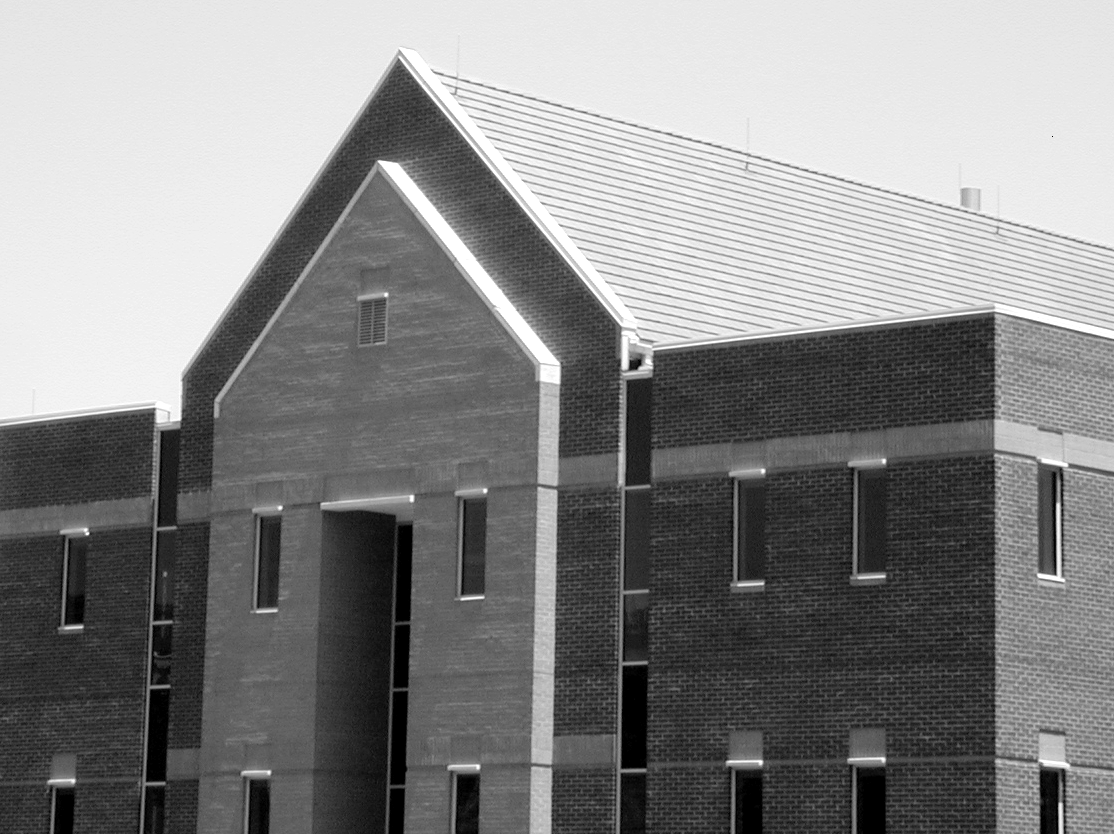
#> input picture Edge detectn.bmp, 1114 x 834 px, found by its file name
$ jupyter execute Exp1.ipynb   (shell and % lines are left out)
#> lines starting #> are read from the running program, lines starting #| are printed output that depends on the picture; after the words box and inside, x2 and y2 are one past the last pixel; in counts of white or black regions, pixels touching at a corner belong together
[cell 1]
import cv2
import numpy as np
import matplotlib.pyplot as plt

[cell 2]
img = cv2.imread('Images/Edge detectn.bmp',cv2.IMREAD_GRAYSCALE)
#> img is the input picture: shape (834, 1114); min 0, max 255, mean 133.3
print(img.shape)
#| (834, 1114)

[cell 3]
plt.figure(figsize = (10,5))
plt.title("Original Image")
plt.axis("off")
plt.imshow(img,cmap = 'gray')
plt.show()

[cell 4]
image_resized = cv2.resize(img,(128,128))
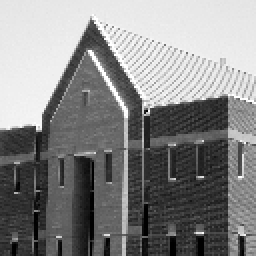
#> image_resized: shape (128, 128) (shown 2 times larger); min 0, max 255, mean 133.4
plt.figure(figsize = (10,5))
plt.title("Resized Image 128*128")
plt.axis("off")
plt.imshow(image_resized,cmap = 'gray')
plt.show()

[cell 5]
hist = cv2.calcHist([img],channels = [0],mask =None,histSize=[256],ranges = [0,256])
#> hist = 256 values, max 60842 at index 232, min 0 at index 1, mean 3629.2
plt.figure(figsize = (12,5))
plt.title("Histogram of the Image")
plt.xlabel("Pixel value")
plt.ylabel("Frequency")
plt.axis("on")
plt.plot(hist)
plt.show()
#> figure, not shown here; curve peaks at x = 232, y = 60842

[cell 6]
# rotating the image
rotated_image90 = cv2.rotate(img,cv2.ROTATE_90_CLOCKWISE)
rotated_image90_counter = cv2.rotate(img,cv2.ROTATE_90_COUNTERCLOCKWISE)
rotated_image180 = cv2.rotate(img,cv2.ROTATE_180)
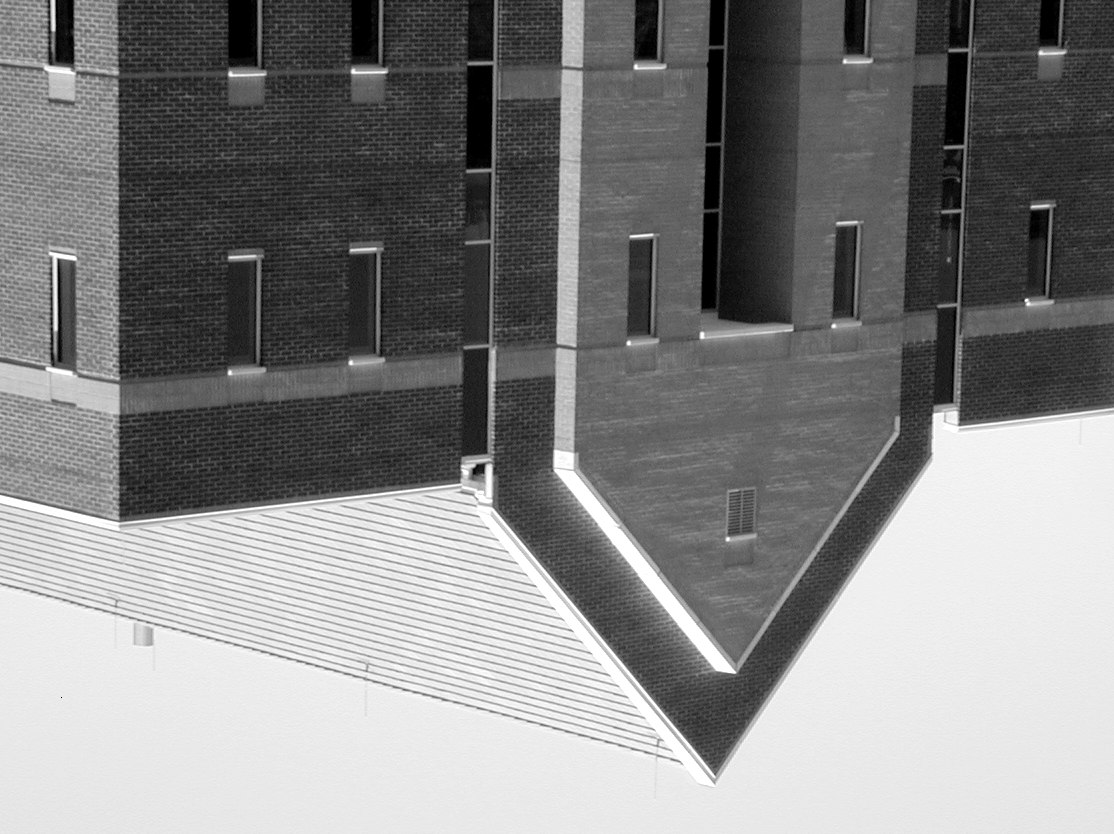
#> rotated_image180: shape (834, 1114); min 0, max 255, mean 133.3
plt.figure(figsize = (12,5))
plt.subplot(1,4,1)
plt.title("90 Clockwise")
plt.axis("off")
plt.imshow(rotated_image90,cmap = 'gray')

plt.subplot(1,4,2)
plt.title("90 Counter Clockwise")
plt.axis("off")
plt.imshow(rotated_image90_counter,cmap = 'gray')

plt.subplot(1,4,3)
plt.title("180 Rotated")
plt.axis("off")
plt.imshow(rotated_image180,cmap = 'gray')


plt.subplot(1,4,4)
plt.title("Original Image")
plt.axis("off")
plt.imshow(img,cmap = 'gray')
plt.show()

[cell 7]
# Thresholding of the Image
_,threshold_image = cv2.threshold(img,128,255,cv2.THRESH_BINARY)
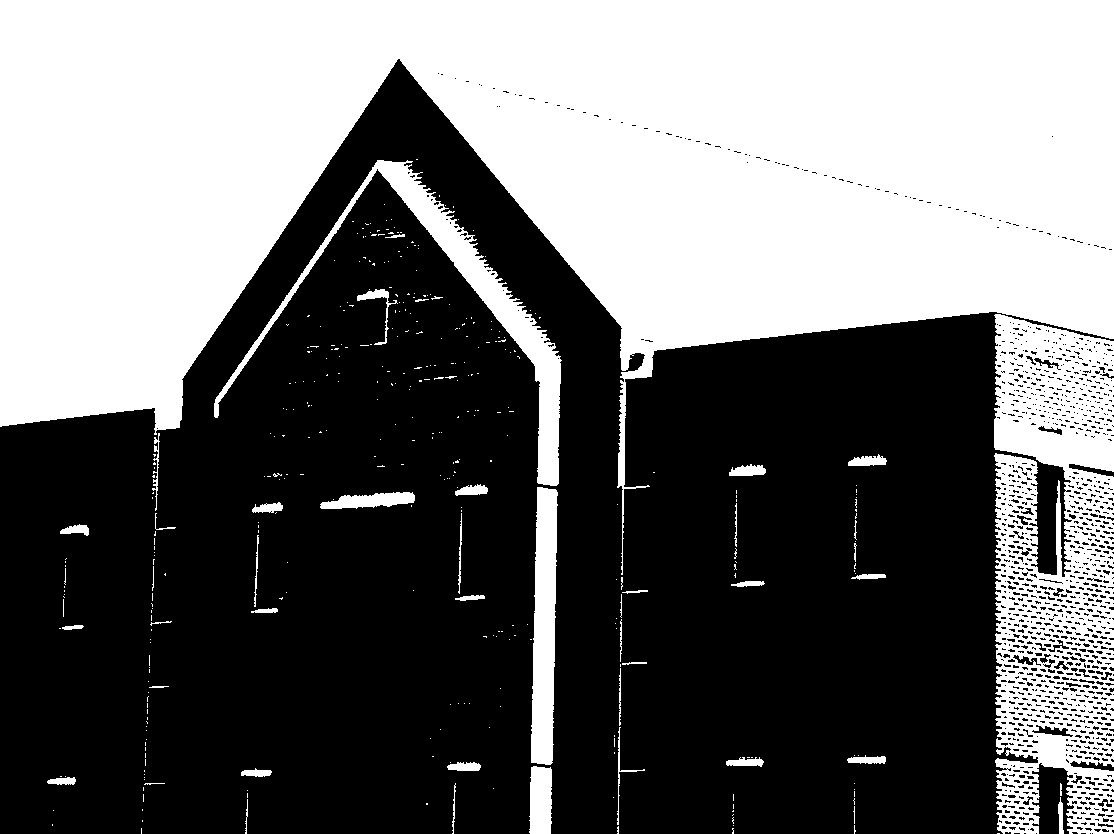
#> threshold_image: shape (834, 1114); 43.2% white; 380 white regions (334 under 20 px), largest, box (x1, y1, x2, y2) and area: (0, 0, 1114, 575) 331441, (994, 314, 1114, 834) 44187, (214, 160, 562, 486) 11040
plt.subplot(1,2,1)
plt.title("Original Image")
plt.axis("off")
plt.imshow(img,cmap = 'gray')

plt.subplot(1,2,2)
plt.title("Binary threshold Image")
plt.axis("off")
plt.imshow(threshold_image,cmap = 'gray')
plt.show()

[cell 8]
# Adding Noise to the image
noise  = np.zeros_like(img,dtype = np.float32)
cv2.randn(noise , 0, 100)
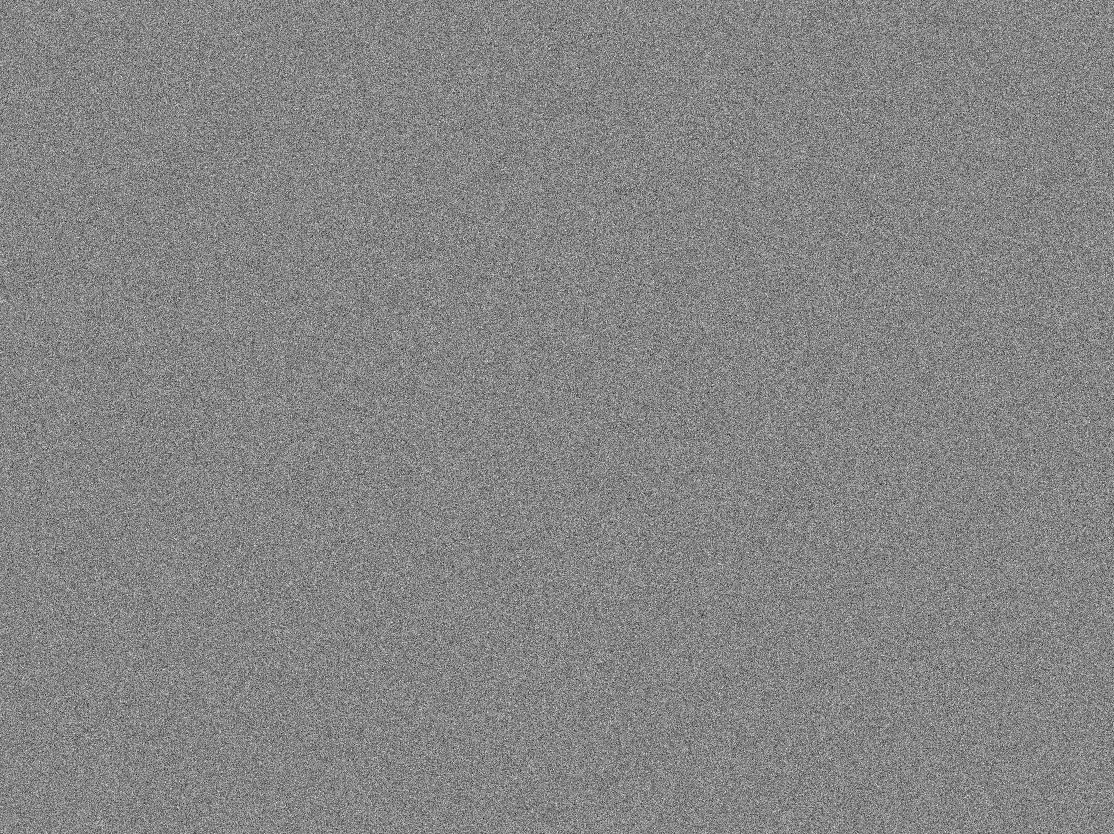
#> noise: shape (834, 1114) float32; min -510.2, max 465.1, mean 0; drawn with min black and max white
noisy_image = cv2.add(img.astype(np.float32),noise)
noisy_image = np.clip(noisy_image,0,255).astype(np.uint8)
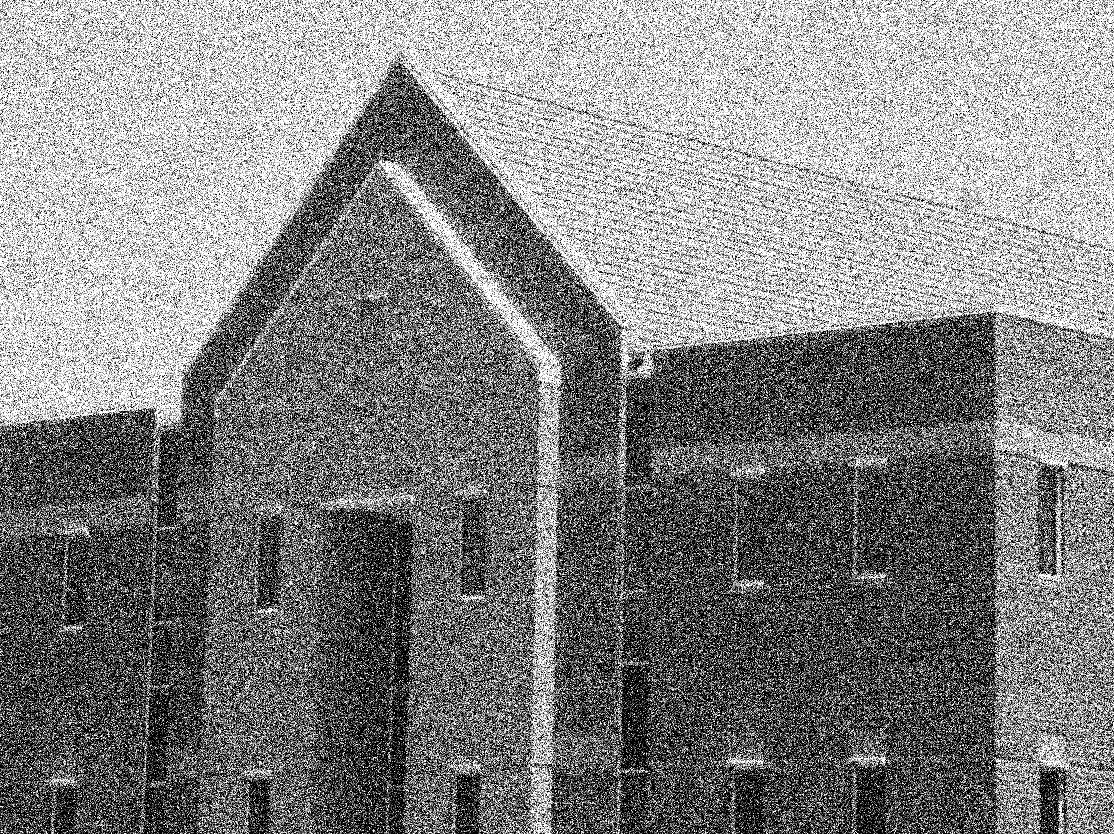
#> noisy_image: shape (834, 1114); min 0, max 255, mean 130.3

plt.title("Noisy Image")
plt.axis("off")
plt.imshow(noisy_image,cmap = 'gray')
plt.show()

$ run again, with Power law.bmp copied over Edge detectn.bmp
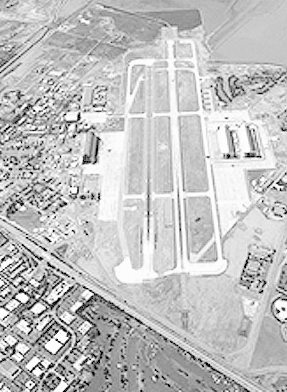
#> input picture Power law.bmp, 287 x 392 px, found by its file name
#> img is the input picture: shape (392, 287); min 0, max 254, mean 192.7
#| (392, 287)
#> hist = 256 values, max 2874 at index 217, min 0 at index 1, mean 439.5
#> `_,threshold_image = cv2.threshold(img,128,255,cv2.THRESH_BINARY)`:
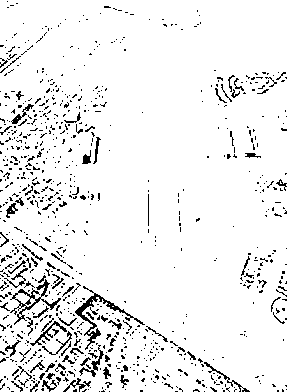
#> threshold_image: shape (392, 287); 93% white; black in thin lines or dots
#> `noisy_image = np.clip(noisy_image,0,255).astype(np.uint8)`:
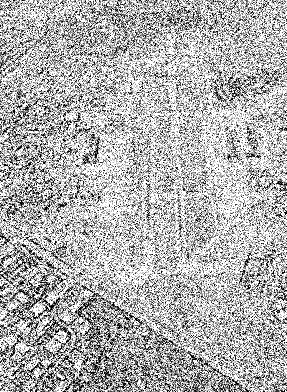
#> noisy_image: shape (392, 287); min 0, max 255, mean 175.7
